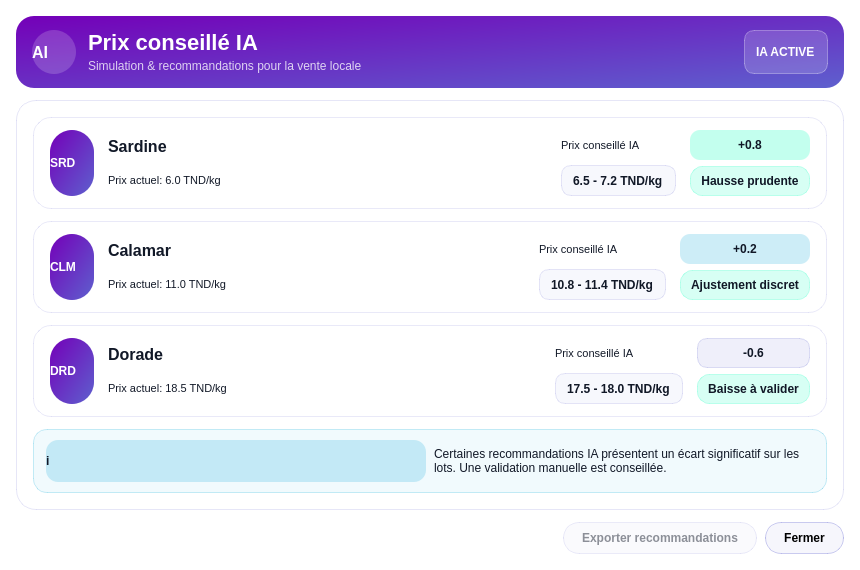
<?xml version="1.0" encoding="UTF-8"?>
<ui version="4.0">
 <class>DynamicPricingDialog</class>
 <widget class="QDialog" name="DynamicPricingDialog">
  <property name="windowTitle">
   <string>Prix conseillé IA - Test / Simulation</string>
  </property>
  <property name="minimumSize">
   <size>
    <width>860</width>
    <height>560</height>
   </size>
  </property>
  <property name="styleSheet">
   <string>QDialog {
    background: #FFFFFF;
}

QFrame#headerFrame {
    background: qlineargradient(x1:0, y1:0, x2:1, y2:1, stop:0 #7400B8, stop:1 #5E60CE);
    border-radius: 18px;
}

QLabel#lblTitle {
    color: #FFFFFF;
    font-size: 22px;
    font-weight: 700;
}

QLabel#lblSubtitle {
    color: rgba(255, 255, 255, 200);
    font-size: 12px;
}

QLabel#lblAiBadge {
    color: #FFFFFF;
    background: rgba(255, 255, 255, 40);
    border: 1px solid rgba(255, 255, 255, 80);
    border-radius: 10px;
    padding: 2px 8px;
    font-weight: 700;
}

QLabel#lblAiIcon {
    color: #FFFFFF;
    background: rgba(255, 255, 255, 45);
    border-radius: 22px;
    min-width: 44px;
    min-height: 44px;
    font-weight: 700;
    font-size: 16px;
    qproperty-alignment: AlignCenter;
}

QFrame#contentCard {
    background: #FFFFFF;
    border: 1px solid rgba(94, 96, 206, 40);
    border-radius: 20px;
}

QFrame#cardSardine, QFrame#cardCalamar, QFrame#cardDorade {
    background: #FFFFFF;
    border: 1px solid rgba(94, 96, 206, 35);
    border-radius: 18px;
}

QLabel#lblNameSardine, QLabel#lblNameCalamar, QLabel#lblNameDorade {
    color: #111827;
    font-size: 16px;
    font-weight: 700;
}

QLabel#lblCurrentSardine, QLabel#lblCurrentCalamar, QLabel#lblCurrentDorade {
    color: #111827;
    font-size: 11px;
}

QLabel#lblRecTitleSardine, QLabel#lblRecTitleCalamar, QLabel#lblRecTitleDorade {
    color: #111827;
    font-size: 11px;
}

QLabel#lblRecRangeSardine, QLabel#lblRecRangeCalamar, QLabel#lblRecRangeDorade {
    color: #111827;
    background: rgba(94, 96, 206, 12);
    border: 1px solid rgba(94, 96, 206, 40);
    border-radius: 10px;
    padding: 3px 8px;
    font-weight: 700;
}

QLabel#lblDeltaSardine {
    color: #111827;
    background: rgba(128, 255, 219, 120);
    border-radius: 10px;
    padding: 3px 8px;
    font-weight: 700;
}

QLabel#lblDeltaCalamar {
    color: #111827;
    background: rgba(72, 191, 227, 70);
    border-radius: 10px;
    padding: 3px 8px;
    font-weight: 700;
}

QLabel#lblDeltaDorade {
    color: #111827;
    background: rgba(94, 96, 206, 25);
    border: 1px solid rgba(94, 96, 206, 50);
    border-radius: 10px;
    padding: 3px 8px;
    font-weight: 700;
}

QLabel#lblAvisSardine, QLabel#lblAvisCalamar, QLabel#lblAvisDorade {
    color: #111827;
    background: rgba(128, 255, 219, 80);
    border: 1px solid rgba(128, 255, 219, 120);
    border-radius: 12px;
    padding: 4px 10px;
    font-weight: 700;
}

QLabel#lblIconSardine, QLabel#lblIconCalamar, QLabel#lblIconDorade {
    color: #FFFFFF;
    background: qlineargradient(x1:0, y1:0, x2:1, y2:1, stop:0 #7400B8, stop:1 #5E60CE);
    border-radius: 22px;
    min-width: 44px;
    min-height: 44px;
    font-weight: 700;
    qproperty-alignment: AlignCenter;
}

QFrame#calloutFrame {
    background: rgba(72, 191, 227, 20);
    border: 1px solid rgba(72, 191, 227, 80);
    border-radius: 14px;
}

QLabel#lblCalloutIcon {
    color: #111827;
    background: rgba(72, 191, 227, 70);
    border-radius: 12px;
    min-width: 24px;
    min-height: 24px;
    qproperty-alignment: AlignCenter;
    font-weight: 700;
}

QLabel#lblCalloutText {
    color: #111827;
    font-size: 12px;
}

QPushButton#btnClose {
    background: rgba(94, 96, 206, 15);
    border: 1px solid rgba(94, 96, 206, 80);
    border-radius: 16px;
    padding: 8px 18px;
    font-weight: 700;
}

QPushButton#btnExport {
    background: rgba(116, 0, 184, 12);
    border: 1px solid rgba(116, 0, 184, 80);
    border-radius: 16px;
    padding: 8px 18px;
    font-weight: 700;
}

QPushButton#btnExport:disabled {
    color: rgba(17, 24, 39, 120);
    background: rgba(94, 96, 206, 8);
    border: 1px solid rgba(94, 96, 206, 30);
}

QTableWidget#tableDynamicPricing {
    border: 1px solid rgba(94, 96, 206, 40);
    border-radius: 12px;
    gridline-color: rgba(94, 96, 206, 40);
}
</string>
  </property>
  <layout class="QVBoxLayout" name="mainLayout">
   <property name="leftMargin">
    <number>16</number>
   </property>
   <property name="topMargin">
    <number>16</number>
   </property>
   <property name="rightMargin">
    <number>16</number>
   </property>
   <property name="bottomMargin">
    <number>16</number>
   </property>
   <property name="spacing">
    <number>12</number>
   </property>
   <item>
    <widget class="QFrame" name="headerFrame">
     <layout class="QHBoxLayout" name="layoutHeader">
      <property name="leftMargin">
       <number>16</number>
      </property>
      <property name="topMargin">
       <number>14</number>
      </property>
      <property name="rightMargin">
       <number>16</number>
      </property>
      <property name="bottomMargin">
       <number>14</number>
      </property>
      <property name="spacing">
       <number>12</number>
      </property>
      <item>
       <widget class="QLabel" name="lblAiIcon">
        <property name="text">
         <string>AI</string>
        </property>
       </widget>
      </item>
      <item>
       <layout class="QVBoxLayout" name="layoutHeaderText">
        <property name="spacing">
         <number>2</number>
        </property>
        <item>
         <widget class="QLabel" name="lblTitle">
          <property name="text">
           <string>Prix conseillé IA</string>
          </property>
         </widget>
        </item>
        <item>
         <widget class="QLabel" name="lblSubtitle">
          <property name="text">
           <string>Simulation &amp; recommandations pour la vente locale</string>
          </property>
         </widget>
        </item>
       </layout>
      </item>
      <item>
       <spacer name="spacerHeader">
        <property name="orientation">
         <enum>Qt::Horizontal</enum>
        </property>
        <property name="sizeHint" stdset="0">
         <size>
          <width>40</width>
          <height>20</height>
         </size>
        </property>
       </spacer>
      </item>
      <item>
       <widget class="QLabel" name="lblAiBadge">
        <property name="text">
         <string>IA ACTIVE</string>
        </property>
       </widget>
      </item>
     </layout>
    </widget>
   </item>
   <item>
    <widget class="QFrame" name="contentCard">
     <property name="autoFillBackground">
      <bool>true</bool>
     </property>
     <layout class="QVBoxLayout" name="layoutContent">
      <property name="leftMargin">
       <number>16</number>
      </property>
      <property name="topMargin">
       <number>16</number>
      </property>
      <property name="rightMargin">
       <number>16</number>
      </property>
      <property name="bottomMargin">
       <number>16</number>
      </property>
      <property name="spacing">
       <number>14</number>
      </property>
      <item>
       <widget class="QStackedWidget" name="stackedMain">
        <property name="currentIndex">
         <number>0</number>
        </property>
        <widget class="QWidget" name="pageCards">
         <layout class="QVBoxLayout" name="layoutCards">
          <property name="leftMargin">
           <number>0</number>
          </property>
          <property name="topMargin">
           <number>0</number>
          </property>
          <property name="rightMargin">
           <number>0</number>
          </property>
          <property name="bottomMargin">
           <number>0</number>
          </property>
          <property name="spacing">
           <number>12</number>
          </property>
          <item>
           <widget class="QFrame" name="cardSardine">
            <property name="minimumSize">
             <size>
              <width>0</width>
              <height>92</height>
             </size>
            </property>
            <layout class="QHBoxLayout" name="layoutCardSardine">
             <property name="leftMargin">
              <number>16</number>
             </property>
             <property name="topMargin">
              <number>12</number>
             </property>
             <property name="rightMargin">
              <number>16</number>
             </property>
             <property name="bottomMargin">
              <number>12</number>
             </property>
             <property name="spacing">
              <number>14</number>
             </property>
             <item>
              <widget class="QLabel" name="lblIconSardine">
               <property name="text">
                <string>SRD</string>
               </property>
              </widget>
             </item>
             <item>
              <layout class="QVBoxLayout" name="layoutSardineInfo">
               <property name="spacing">
                <number>2</number>
               </property>
               <item>
                <widget class="QLabel" name="lblNameSardine">
                 <property name="text">
                  <string>Sardine</string>
                 </property>
                </widget>
               </item>
               <item>
                <widget class="QLabel" name="lblCurrentSardine">
                 <property name="text">
                  <string>Prix actuel: 6.0 TND/kg</string>
                 </property>
                </widget>
               </item>
              </layout>
             </item>
             <item>
              <spacer name="spacerCardSardine">
               <property name="orientation">
                <enum>Qt::Horizontal</enum>
               </property>
               <property name="sizeHint" stdset="0">
                <size>
                 <width>40</width>
                 <height>20</height>
                </size>
               </property>
              </spacer>
             </item>
             <item>
              <layout class="QVBoxLayout" name="layoutSardineRec">
               <property name="spacing">
                <number>4</number>
               </property>
               <item>
                <widget class="QLabel" name="lblRecTitleSardine">
                 <property name="text">
                  <string>Prix conseillé IA</string>
                 </property>
                </widget>
               </item>
               <item>
                <widget class="QLabel" name="lblRecRangeSardine">
                 <property name="text">
                  <string>6.5 - 7.2 TND/kg</string>
                 </property>
                </widget>
               </item>
              </layout>
             </item>
             <item>
              <layout class="QVBoxLayout" name="layoutSardineBadges">
               <property name="spacing">
                <number>6</number>
               </property>
               <item>
                <widget class="QLabel" name="lblDeltaSardine">
                 <property name="text">
                  <string>+0.8</string>
                 </property>
                 <property name="alignment">
                  <set>Qt::AlignCenter</set>
                 </property>
                </widget>
               </item>
               <item>
                <widget class="QLabel" name="lblAvisSardine">
                 <property name="text">
                  <string>Hausse prudente</string>
                 </property>
                 <property name="alignment">
                  <set>Qt::AlignCenter</set>
                 </property>
                </widget>
               </item>
              </layout>
             </item>
            </layout>
           </widget>
          </item>
          <item>
           <widget class="QFrame" name="cardCalamar">
            <property name="minimumSize">
             <size>
              <width>0</width>
              <height>92</height>
             </size>
            </property>
            <layout class="QHBoxLayout" name="layoutCardCalamar">
             <property name="leftMargin">
              <number>16</number>
             </property>
             <property name="topMargin">
              <number>12</number>
             </property>
             <property name="rightMargin">
              <number>16</number>
             </property>
             <property name="bottomMargin">
              <number>12</number>
             </property>
             <property name="spacing">
              <number>14</number>
             </property>
             <item>
              <widget class="QLabel" name="lblIconCalamar">
               <property name="text">
                <string>CLM</string>
               </property>
              </widget>
             </item>
             <item>
              <layout class="QVBoxLayout" name="layoutCalamarInfo">
               <property name="spacing">
                <number>2</number>
               </property>
               <item>
                <widget class="QLabel" name="lblNameCalamar">
                 <property name="text">
                  <string>Calamar</string>
                 </property>
                </widget>
               </item>
               <item>
                <widget class="QLabel" name="lblCurrentCalamar">
                 <property name="text">
                  <string>Prix actuel: 11.0 TND/kg</string>
                 </property>
                </widget>
               </item>
              </layout>
             </item>
             <item>
              <spacer name="spacerCardCalamar">
               <property name="orientation">
                <enum>Qt::Horizontal</enum>
               </property>
               <property name="sizeHint" stdset="0">
                <size>
                 <width>40</width>
                 <height>20</height>
                </size>
               </property>
              </spacer>
             </item>
             <item>
              <layout class="QVBoxLayout" name="layoutCalamarRec">
               <property name="spacing">
                <number>4</number>
               </property>
               <item>
                <widget class="QLabel" name="lblRecTitleCalamar">
                 <property name="text">
                  <string>Prix conseillé IA</string>
                 </property>
                </widget>
               </item>
               <item>
                <widget class="QLabel" name="lblRecRangeCalamar">
                 <property name="text">
                  <string>10.8 - 11.4 TND/kg</string>
                 </property>
                </widget>
               </item>
              </layout>
             </item>
             <item>
              <layout class="QVBoxLayout" name="layoutCalamarBadges">
               <property name="spacing">
                <number>6</number>
               </property>
               <item>
                <widget class="QLabel" name="lblDeltaCalamar">
                 <property name="text">
                  <string>+0.2</string>
                 </property>
                 <property name="alignment">
                  <set>Qt::AlignCenter</set>
                 </property>
                </widget>
               </item>
               <item>
                <widget class="QLabel" name="lblAvisCalamar">
                 <property name="text">
                  <string>Ajustement discret</string>
                 </property>
                 <property name="alignment">
                  <set>Qt::AlignCenter</set>
                 </property>
                </widget>
               </item>
              </layout>
             </item>
            </layout>
           </widget>
          </item>
          <item>
           <widget class="QFrame" name="cardDorade">
            <property name="minimumSize">
             <size>
              <width>0</width>
              <height>92</height>
             </size>
            </property>
            <layout class="QHBoxLayout" name="layoutCardDorade">
             <property name="leftMargin">
              <number>16</number>
             </property>
             <property name="topMargin">
              <number>12</number>
             </property>
             <property name="rightMargin">
              <number>16</number>
             </property>
             <property name="bottomMargin">
              <number>12</number>
             </property>
             <property name="spacing">
              <number>14</number>
             </property>
             <item>
              <widget class="QLabel" name="lblIconDorade">
               <property name="text">
                <string>DRD</string>
               </property>
              </widget>
             </item>
             <item>
              <layout class="QVBoxLayout" name="layoutDoradeInfo">
               <property name="spacing">
                <number>2</number>
               </property>
               <item>
                <widget class="QLabel" name="lblNameDorade">
                 <property name="text">
                  <string>Dorade</string>
                 </property>
                </widget>
               </item>
               <item>
                <widget class="QLabel" name="lblCurrentDorade">
                 <property name="text">
                  <string>Prix actuel: 18.5 TND/kg</string>
                 </property>
                </widget>
               </item>
              </layout>
             </item>
             <item>
              <spacer name="spacerCardDorade">
               <property name="orientation">
                <enum>Qt::Horizontal</enum>
               </property>
               <property name="sizeHint" stdset="0">
                <size>
                 <width>40</width>
                 <height>20</height>
                </size>
               </property>
              </spacer>
             </item>
             <item>
              <layout class="QVBoxLayout" name="layoutDoradeRec">
               <property name="spacing">
                <number>4</number>
               </property>
               <item>
                <widget class="QLabel" name="lblRecTitleDorade">
                 <property name="text">
                  <string>Prix conseillé IA</string>
                 </property>
                </widget>
               </item>
               <item>
                <widget class="QLabel" name="lblRecRangeDorade">
                 <property name="text">
                  <string>17.5 - 18.0 TND/kg</string>
                 </property>
                </widget>
               </item>
              </layout>
             </item>
             <item>
              <layout class="QVBoxLayout" name="layoutDoradeBadges">
               <property name="spacing">
                <number>6</number>
               </property>
               <item>
                <widget class="QLabel" name="lblDeltaDorade">
                 <property name="text">
                  <string>-0.6</string>
                 </property>
                 <property name="alignment">
                  <set>Qt::AlignCenter</set>
                 </property>
                </widget>
               </item>
               <item>
                <widget class="QLabel" name="lblAvisDorade">
                 <property name="text">
                  <string>Baisse à valider</string>
                 </property>
                 <property name="alignment">
                  <set>Qt::AlignCenter</set>
                 </property>
                </widget>
               </item>
              </layout>
             </item>
            </layout>
           </widget>
          </item>
          <item>
           <widget class="QFrame" name="calloutFrame">
            <layout class="QHBoxLayout" name="layoutCallout">
             <property name="leftMargin">
              <number>12</number>
             </property>
             <property name="topMargin">
              <number>10</number>
             </property>
             <property name="rightMargin">
              <number>12</number>
             </property>
             <property name="bottomMargin">
              <number>10</number>
             </property>
             <property name="spacing">
              <number>8</number>
             </property>
             <item>
              <widget class="QLabel" name="lblCalloutIcon">
               <property name="text">
                <string>i</string>
               </property>
              </widget>
             </item>
             <item>
              <widget class="QLabel" name="lblCalloutText">
               <property name="text">
                <string>Certaines recommandations IA présentent un écart significatif sur les lots. Une validation manuelle est conseillée.</string>
               </property>
               <property name="wordWrap">
                <bool>true</bool>
               </property>
              </widget>
             </item>
            </layout>
           </widget>
          </item>
         </layout>
        </widget>
        <widget class="QWidget" name="pageTable">
         <layout class="QVBoxLayout" name="layoutTable">
          <property name="leftMargin">
           <number>0</number>
          </property>
          <property name="topMargin">
           <number>0</number>
          </property>
          <property name="rightMargin">
           <number>0</number>
          </property>
          <property name="bottomMargin">
           <number>0</number>
          </property>
          <item>
           <widget class="QTableWidget" name="tableDynamicPricing"/>
          </item>
         </layout>
        </widget>
       </widget>
      </item>
     </layout>
    </widget>
   </item>
   <item>
    <widget class="QWidget" name="rowButtons">
     <layout class="QHBoxLayout" name="layoutButtons">
      <property name="leftMargin">
       <number>0</number>
      </property>
      <property name="topMargin">
       <number>0</number>
      </property>
      <property name="rightMargin">
       <number>0</number>
      </property>
      <property name="bottomMargin">
       <number>0</number>
      </property>
      <property name="spacing">
       <number>8</number>
      </property>
      <item>
       <spacer name="spacerButtons">
        <property name="orientation">
         <enum>Qt::Horizontal</enum>
        </property>
        <property name="sizeHint" stdset="0">
         <size>
          <width>40</width>
          <height>20</height>
         </size>
        </property>
       </spacer>
      </item>
      <item>
       <widget class="QPushButton" name="btnExport">
        <property name="text">
         <string>Exporter recommandations</string>
        </property>
        <property name="enabled">
         <bool>false</bool>
        </property>
        <property name="cursor">
         <cursorShape>PointingHandCursor</cursorShape>
        </property>
       </widget>
      </item>
      <item>
       <widget class="QPushButton" name="btnClose">
        <property name="text">
         <string>Fermer</string>
        </property>
        <property name="cursor">
         <cursorShape>PointingHandCursor</cursorShape>
        </property>
       </widget>
      </item>
     </layout>
    </widget>
   </item>
  </layout>
 </widget>
 <resources/>
 <connections/>
</ui>
